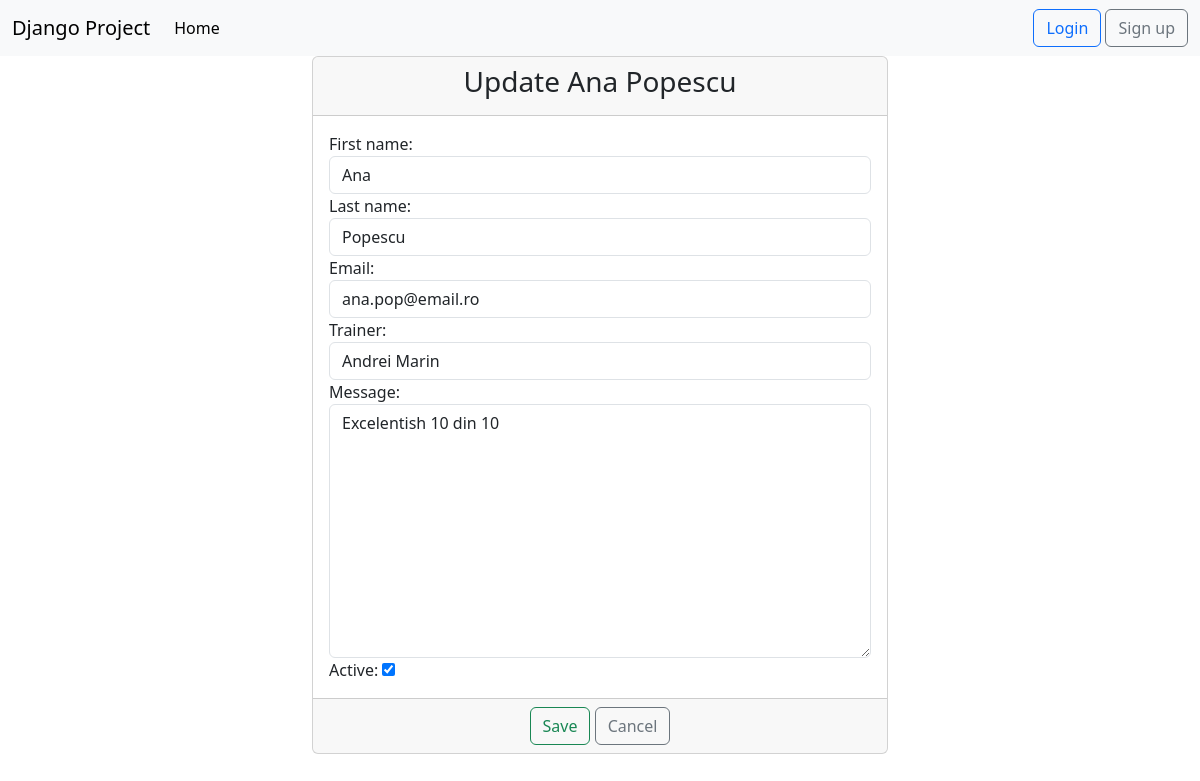
/update_feedback/1, run on the app's committed database.
### feedback/models.py (models this page shows)
class Feedback(models.Model):
    first_name = models.CharField(max_length=40)
    last_name = models.CharField(max_length=40)
    email = models.EmailField(max_length=40)
    trainer = models.ForeignKey(Trainer, on_delete=models.CASCADE, null=True)
    message = models.TextField(max_length=400)
    active = models.BooleanField(default=True)
    created_at = models.DateTimeField(auto_now_add=True)
    updated_at = models.DateTimeField(auto_now=True)
    def __str__(self):
        return f'{self.first_name} {self.last_name}'

### trainer/models.py (models this page shows)
class Trainer(models.Model):
    department_options = (('backend', 'Backend'),
                          ('frontend', 'Frontend'),
                          ('network', 'Network'))
    first_name = models.CharField(max_length=20)
    last_name = models.CharField(max_length=20)
    course = models.CharField(max_length=40)
    email = models.EmailField(max_length=40)
    department = models.CharField(max_length=10, choices=department_options)
    active = models.BooleanField(default=True)
    profile = models.ImageField(upload_to='profiles/', blank=True, null=True) #se poate pune si default = 'default.jpg', dar nu e neaparat nevoie. cred ca incarca baza de date aiurea...
    created_at = models.DateTimeField(auto_now_add=True)
    updated_at = models.DateTimeField(auto_now=True)
    def __str__(self):
        return f'{self.first_name} {self.last_name}'

### feedback/views.py (the view)
# urls.py: path('update_feedback/<int:pk>', views.FeedbackUpdateView.as_view(), name='update-feedback'),
class FeedbackUpdateView(UpdateView):
    template_name = 'feedback/update_feedback.html'
    model = Feedback
    form_class = FeedbackUpdateForm
    success_url = reverse_lazy('list-of-feedbacks')

### feedback/forms.py
class FeedbackUpdateForm(forms.ModelForm):
    class Meta:
        model = Feedback
        fields = ['first_name', 'last_name', 'email', 'trainer', 'message', 'active']
        widgets = {
            'first_name': TextInput(attrs={'class': 'form-control', 'placeholder': 'Please enter your first name'}),
            'last_name': TextInput(attrs={'class': 'form-control', 'placeholder': 'Please enter your last name'}),
            'email': EmailInput(attrs={'class': 'form-control', 'placeholder': 'Please enter your email'}),
            'trainer': Select(attrs={'class': 'form-control'}),
            'message': Textarea(attrs={'class': 'form-control', 'placeholder': 'Please enter your feedback'}),
        }

### djangoProject/context_processors.py (called while the page is built)
def get_all_trainers(request):
    get_trainers = Trainer.objects.all()
    return {'trainers': get_trainers}

### templates/feedback/update_feedback.html (shortened to what this page needs)
{% extends "base.html" %}
{%  block content %}
    <div class="container-fluid">
        <div class="row">
            <div class="col-md-6 offset-md-3">
                <div class="card">
                    <div class="card-header">
                        <h3 class="text-center">Update {{ feedback }}</h3>
                    </div>
                    <form method="post" enctype="multipart/form-data">
                        <div class="card-body">
                            {{ form }}
                        </div>
                        <div class="card-footer text-center">
                            <button type="submit" class="btn btn-outline-success">Save</button>
                            <a href="{% url 'list-of-feedbacks' %}" class="btn btn-outline-secondary">Cancel</a>
                        </div>
                    </form>
                </div>
            </div>
        </div>
    </div>
{% endblock %}

### data on the page
Feedback: first_name+last_name "Ana Popescu", first_name "Ana", last_name "Popescu", email "ana.pop@email.ro", trainer "Andrei Marin", message "Excelentish 10 din 10", active "☑"
